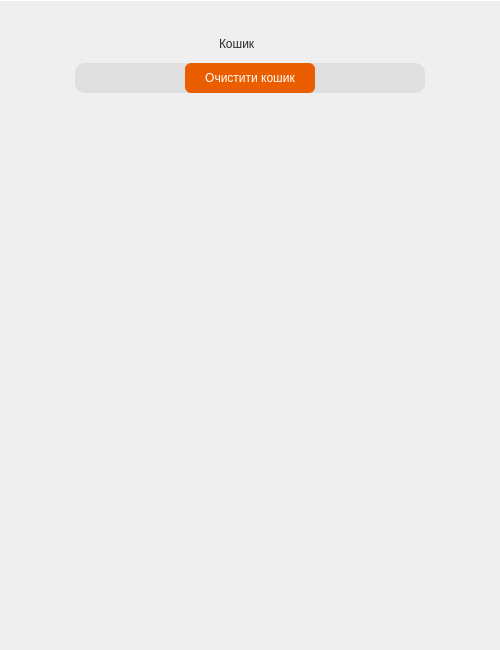
<?xml version="1.0" encoding="UTF-8"?>
<ui version="4.0">
 <class>BasketWindow</class>
 <widget class="QDialog" name="BasketWindow">
  <property name="geometry">
   <rect>
    <x>0</x>
    <y>0</y>
    <width>500</width>
    <height>650</height>
   </rect>
  </property>
  <property name="windowTitle">
   <string>Кошик</string>
  </property>
  <widget class="QLabel" name="label">
   <property name="geometry">
    <rect>
     <x>219</x>
     <y>33</y>
     <width>62</width>
     <height>21</height>
    </rect>
   </property>
   <property name="styleSheet">
    <string notr="true">
border: none;
font: 16pt &quot;Britannic Bold&quot;;
color: rgb(43, 43, 44);</string>
   </property>
   <property name="text">
    <string>Кошик</string>
   </property>
  </widget>
  <widget class="QLabel" name="EmptyText">
   <property name="geometry">
    <rect>
     <x>200</x>
     <y>70</y>
     <width>101</width>
     <height>16</height>
    </rect>
   </property>
   <property name="styleSheet">
    <string notr="true">
border: none;
font: 12pt &quot;Britannic Bold&quot;;
color: rgb(123, 124, 126);</string>
   </property>
   <property name="text">
    <string>Кошик пустий</string>
   </property>
  </widget>
  <widget class="QLineEdit" name="EmptyLine">
   <property name="enabled">
    <bool>false</bool>
   </property>
   <property name="geometry">
    <rect>
     <x>75</x>
     <y>63</y>
     <width>350</width>
     <height>30</height>
    </rect>
   </property>
   <property name="styleSheet">
    <string notr="true">border-radius: 10px;
background-color: rgb(223, 223, 223);
border: none;</string>
   </property>
  </widget>
  <widget class="Line" name="line">
   <property name="geometry">
    <rect>
     <x>0</x>
     <y>-10</y>
     <width>2051</width>
     <height>21</height>
    </rect>
   </property>
   <property name="orientation">
    <enum>Qt::Horizontal</enum>
   </property>
  </widget>
  <widget class="QPushButton" name="clearButton">
   <property name="geometry">
    <rect>
     <x>185</x>
     <y>63</y>
     <width>130</width>
     <height>30</height>
    </rect>
   </property>
   <property name="styleSheet">
    <string notr="true">QPushButton {
background-color: rgb(235, 94, 0);
border-radius: 6px;
color: white;
font: 11pt &quot;Britannic Bold&quot;;
}
QPushButton:hover {
background-color: rgb(200, 60, 0);
}
</string>
   </property>
   <property name="text">
    <string>Очистити кошик</string>
   </property>
  </widget>
  <zorder>EmptyLine</zorder>
  <zorder>label</zorder>
  <zorder>EmptyText</zorder>
  <zorder>line</zorder>
  <zorder>clearButton</zorder>
 </widget>
 <resources/>
 <connections/>
</ui>
